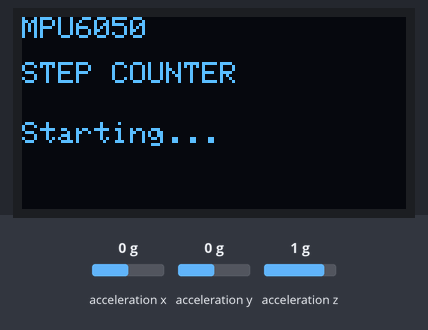
Bench run of a sketch on a simulated ESP32. On the bench: 128×64 one-colour display. Wiring (inferred from the names in the program): MPU-6050 motion sensor at I2C address 0x68. The test bench sets the inputs (shaded band); at power-on: acceleration x 0 g, acceleration y 0 g, acceleration z 1 g. What the sketch prints to the serial monitor is not drawn.

Above: at 0.6 s.
At 2.2 s:
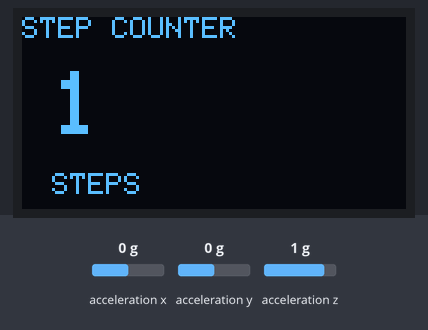

The sketch:

max301202_walking_code_updated1.ino
```cpp
#include <Wire.h>
#include <Adafruit_GFX.h>
#include <Adafruit_SSD1306.h>
#include <math.h>

// =================================================
// OLED
// =================================================

#define SCREEN_WIDTH 128
#define SCREEN_HEIGHT 64

#define OLED_SDA 15
#define OLED_SCL 16

Adafruit_SSD1306 display(
  SCREEN_WIDTH,
  SCREEN_HEIGHT,
  &Wire,
  -1
);


// =================================================
// MPU6050
// =================================================

#define MPU_SDA 21
#define MPU_SCL 22

#define MPU6050_ADDR 0x68

TwoWire MPUWire = TwoWire(1);

#define PWR_MGMT_1    0x6B
#define ACCEL_XOUT_H  0x3B


// =================================================
// STEP DETECTION SETTINGS
// =================================================

// Walking acceleration amplitude
// Higher = less sensitive
#define STEP_THRESHOLD 0.25

// Minimum time between steps
#define MIN_STEP_TIME 350

// Maximum time allowed between steps
// Used to identify continuous walking
#define MAX_STEP_TIME 2000

// Number of samples used for smoothing
#define FILTER_SIZE 5


// =================================================
// VARIABLES
// =================================================

int stepCount = 0;

float accelerationBuffer[FILTER_SIZE];

int bufferIndex = 0;

float previousFiltered = 0;

bool rising = false;

unsigned long lastStepTime = 0;

int consecutiveSteps = 0;


// =================================================
// READ MPU6050
// =================================================

bool readAcceleration(
  float &ax,
  float &ay,
  float &az
) {

  MPUWire.beginTransmission(MPU6050_ADDR);

  MPUWire.write(ACCEL_XOUT_H);

  if (MPUWire.endTransmission(false) != 0) {
    return false;
  }

  if (MPUWire.requestFrom(
        MPU6050_ADDR,
        6,
        true
      ) != 6) {

    return false;
  }

  int16_t rawX =
    (MPUWire.read() << 8) |
    MPUWire.read();

  int16_t rawY =
    (MPUWire.read() << 8) |
    MPUWire.read();

  int16_t rawZ =
    (MPUWire.read() << 8) |
    MPUWire.read();


  ax = rawX / 16384.0;
  ay = rawY / 16384.0;
  az = rawZ / 16384.0;

  return true;
}


// =================================================
// CALCULATE ACCELERATION
// =================================================

float getAccelerationMagnitude(
  float ax,
  float ay,
  float az
) {

  return sqrt(
    ax * ax +
    ay * ay +
    az * az
  );
}


// =================================================
// MOVING AVERAGE FILTER
// =================================================

float filterAcceleration(
  float acceleration
) {

  accelerationBuffer[bufferIndex] =
    acceleration;

  bufferIndex++;

  if (bufferIndex >= FILTER_SIZE) {
    bufferIndex = 0;
  }

  float sum = 0;

  for (int i = 0; i < FILTER_SIZE; i++) {

    sum += accelerationBuffer[i];
  }

  return sum / FILTER_SIZE;
}


// =================================================
// DISPLAY
// =================================================

void displaySteps() {

  display.clearDisplay();

  display.setTextColor(
    SSD1306_WHITE
  );


  display.setTextSize(1);

  display.setCursor(0, 0);

  display.println(
    "STEP COUNTER"
  );


  display.setTextSize(3);

  display.setCursor(10, 18);

  display.print(
    stepCount
  );


  display.setTextSize(1);

  display.setCursor(10, 52);

  display.println(
    "STEPS"
  );


  display.display();
}


// =================================================
// SETUP
// =================================================

void setup() {

  Serial.begin(115200);

  delay(500);


  // =================================================
  // OLED
  // =================================================

  Wire.begin(
    OLED_SDA,
    OLED_SCL
  );

  Wire.setClock(100000);


  if (!display.begin(
        SSD1306_SWITCHCAPVCC,
        0x3C
      )) {

    Serial.println(
      "OLED not found!"
    );

    while (1);
  }


  // =================================================
  // MPU6050
  // =================================================

  MPUWire.begin(
    MPU_SDA,
    MPU_SCL
  );

  MPUWire.setClock(100000);


  MPUWire.beginTransmission(
    MPU6050_ADDR
  );

  if (MPUWire.endTransmission() != 0) {

    Serial.println(
      "MPU6050 not found!"
    );

    while (1);
  }


  Serial.println(
    "MPU6050 found!"
  );


  // Wake MPU6050

  MPUWire.beginTransmission(
    MPU6050_ADDR
  );

  MPUWire.write(
    PWR_MGMT_1
  );

  MPUWire.write(0x00);

  MPUWire.endTransmission();


  // =================================================
  // INITIALIZE FILTER
  // =================================================

  for (int i = 0; i < FILTER_SIZE; i++) {

    accelerationBuffer[i] =
      1.0;
  }


  // =================================================
  // START SCREEN
  // =================================================

  display.clearDisplay();

  display.setTextColor(
    SSD1306_WHITE
  );

  display.setTextSize(1);

  display.setCursor(0, 0);

  display.println(
    "MPU6050"
  );

  display.setCursor(0, 15);

  display.println(
    "STEP COUNTER"
  );

  display.setCursor(0, 35);

  display.println(
    "Starting..."
  );

  display.display();

  delay(1500);


  displaySteps();
}


// =================================================
// LOOP
// =================================================

void loop() {

  float ax;
  float ay;
  float az;


  // =================================================
  // READ SENSOR
  // =================================================

  if (!readAcceleration(
        ax,
        ay,
        az
      )) {

    delay(50);

    return;
  }


  // =================================================
  // TOTAL ACCELERATION
  // =================================================

  float acceleration =
    getAccelerationMagnitude(
      ax,
      ay,
      az
    );


  // =================================================
  // REMOVE GRAVITY
  // =================================================

  float dynamicAcceleration =
    acceleration - 1.0;


  // =================================================
  // FILTER
  // =================================================

  float filtered =
    filterAcceleration(
      dynamicAcceleration
    );


  unsigned long now =
    millis();


  // =================================================
  // STEP DETECTION
  // =================================================

  // Detect rising acceleration

  if (
    filtered >
    previousFiltered
  ) {

    rising = true;
  }


  // Detect falling after a peak

  if (
    rising &&

    filtered <
    previousFiltered
  ) {

    float peak =
      previousFiltered;


    rising = false;


    // Check if peak is large enough

    if (
      peak >
      STEP_THRESHOLD
    ) {

      unsigned long timeSinceLastStep =
        now - lastStepTime;


      // First step

      if (
        lastStepTime == 0
      ) {

        stepCount++;

        lastStepTime = now;

        consecutiveSteps = 1;

        displaySteps();

        Serial.println(
          "STEP 1"
        );
      }


      // Normal walking step

      else if (
        timeSinceLastStep >
        MIN_STEP_TIME &&

        timeSinceLastStep <
        MAX_STEP_TIME
      ) {

        stepCount++;

        lastStepTime = now;

        consecutiveSteps++;

        displaySteps();


        Serial.print(
          "STEP = "
        );

        Serial.println(
          stepCount
        );
      }
    }
  }


  previousFiltered =
    filtered;


  // =================================================
  // DEBUG
  // =================================================

  Serial.print(
    "Dynamic: "
  );

  Serial.print(
    filtered
  );

  Serial.print(
    " | Steps: "
  );

  Serial.println(
    stepCount
  );


  delay(40);
}
```

Measured:
- what the display in image 0 shows lasts 1.5 s, from 0.6 s to 2.1 s
